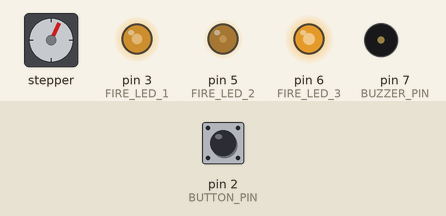
A sketch run on a simulated Arduino Uno, built with avr-gcc and run on an emulated ATmega328P. On the bench: stepper motor, output pins drawn as LEDs (lit = HIGH), buzzer (waves = sounding). The test bench sets the inputs (shaded band); at power-on: pin 2 (BUTTON_PIN) HIGH. Random numbers use the default seed unless the sketch sets one; stepper angles assume 2048 steps per turn.

Above: at 1.2 s.
1.3 s: pin 2 (BUTTON_PIN) pulled LOW for 0.15 s
At 2.35 s:
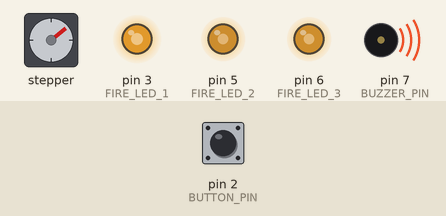
At 3.81 s:
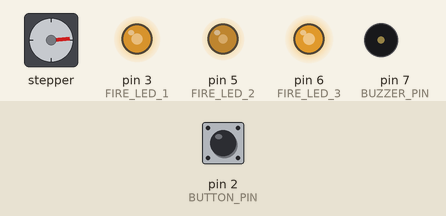
4.3 s: pin 2 (BUTTON_PIN) pulled LOW for 1 s
7.3 s: pin 2 (BUTTON_PIN) pulled LOW for 0.15 s
At 7.93 s:
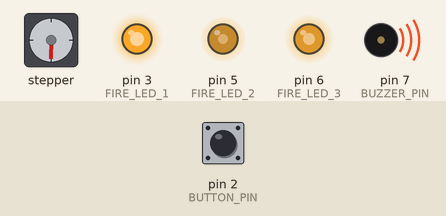
10.3 s: pin 2 (BUTTON_PIN) pulled LOW for 3.2 s
15.0 s: pin 2 (BUTTON_PIN) pulled LOW for 0.15 s
At 15.4 s:
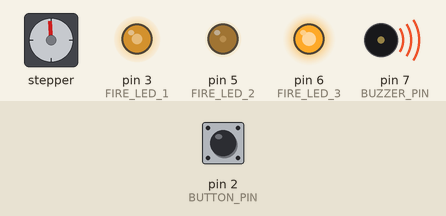
18.0 s: pin 2 (BUTTON_PIN) pulled LOW for 1 s
Timing chart, 0 to 23.8 s (numbered marks = the images above; inputs shaded):
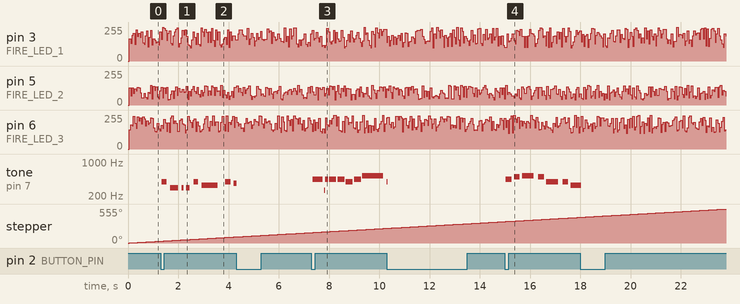

Measured:
- after the input at 1.3 s, tone on pin 7 (BUZZER_PIN): plays 392 Hz for 0.20 s, 294 Hz for 0.32 s, 294 Hz for 0.08 s, 294 Hz for 0.15 s, 392 Hz for 0.17 s, 330 Hz for 0.63 s … (8 notes in this stretch), starting at once
- after the input at 7.3 s, tone on pin 7 (BUZZER_PIN): plays 440 Hz for 0.41 s, 262 Hz for 0.02 s, 440 Hz for 0.14 s, 440 Hz for 0.28 s, 440 Hz for 0.28 s, 392 Hz for 0.28 s … (8 notes in this stretch), starting at once
- after the input at 15.0 s, tone on pin 7 (BUZZER_PIN): plays 440 Hz for 0.23 s, 494 Hz for 0.23 s, 523 Hz for 0.46 s, 494 Hz for 0.23 s, 392 Hz for 0.46 s, 392 Hz for 0.23 s … (7 notes in this stretch), starting at once

The sketch:

Integ3_Fuego_Molino_y_Villancicos.ino
```cpp
// Reproductor secuencial de villancicos
// Zumbador pasivo: pin 7
// Botón a GND: pin 2, con INPUT_PULLUP
// LEDs del fuego: pines 3, 5 y 6
// Motor ULN2003: pines 8, 9, 10 y 11

#include <Arduino.h>
#include <avr/pgmspace.h>
#include <Stepper.h>

// Incluye las canciones existentes sin ejecutar sus setup()/loop()/playSong().
#define setup setup_source0
#define loop loop_source0
#define playSong playSong0
#define N N0
#define melody melody0
#define dur dur0
#include "Dindon_dilindindan.h"
#undef dur
#undef melody
#undef N
#undef playSong
#undef loop
#undef setup

#define setup setup_source1
#define loop loop_source1
#define playSong playSong1
#define N N1
#define melody melody1
#define dur dur1
#include "Nunca_suenan_las_campanas.h"
#undef dur
#undef melody
#undef N
#undef playSong
#undef loop
#undef setup

#define setup setup_source2
#define loop loop_source2
#define playSong playSong2
#define N N2
#define melody melody2
#define dur dur2
#include "upsala_no_la_debemos_dormir_s.h"
#undef dur
#undef melody
#undef N
#undef playSong
#undef loop
#undef setup

#define setup setup_source3
#define loop loop_source3
#define playSong playSong3
#define N N3
#define melody melody3
#define dur dur3
#include "anonimo_25_de_diciembre.h"
#undef dur
#undef melody
#undef N
#undef playSong
#undef loop
#undef setup

#define setup setup_source4
#define loop loop_source4
#define playSong playSong4
#define N N4
#define melody melody4
#define dur dur4
#include "anonimo_ya_viene_la_vieja.h"
#undef dur
#undef melody
#undef N
#undef playSong
#undef loop
#undef setup

#define setup setup_source5
#define loop loop_source5
#define playSong playSong5
#define N N5
#define melody melody5
#define dur dur5
#include "Suite_Comercial_Navidena.h"
#undef dur
#undef melody
#undef N
#undef playSong
#undef loop
#undef setup

#define setup setup_source6
#define loop loop_source6
#define playSong playSong6
#define N N6
#define melody melody6
#define dur dur6
#include "El_tamborilero.h"
#undef dur
#undef melody
#undef N
#undef playSong
#undef loop
#undef setup

#define setup setup_source7
#define loop loop_source7
#define playSong playSong7
#define N N7
#define melody melody7
#define dur dur7
#include "Jingle_Bells_Pierpont.h"
#undef dur
#undef melody
#undef N
#undef playSong
#undef loop
#undef setup

#define setup setup_source8
#define loop loop_source8
#define playSong playSong8
#define N N8
#define melody melody8
#define dur dur8
#include "Santa_Claus_Is_Coming_To_Town_one_voice_main.h"
#undef dur
#undef melody
#undef N
#undef playSong
#undef loop
#undef setup

#define setup setup_source9
#define loop loop_source9
#define playSong playSong9
#define N N9
#define melody melody9
#define dur dur9
#include "Los_peces_en_el_rio_one_voice_main.h"
#undef dur
#undef melody
#undef N
#undef playSong
#undef loop
#undef setup

#define setup setup_source10
#define loop loop_source10
#define playSong playSong10
#define N N10
#define melody melody10
#define dur dur10
#include "anonimo_chiquirriquitin.h"
#undef dur
#undef melody
#undef N
#undef playSong
#undef loop
#undef setup

#define setup setup_source11
#define loop loop_source11
#define playSong playSong11
#define N N11
#define melody melody11
#define dur dur11
#include "O_Holy_Night.h"
#undef dur
#undef melody
#undef N
#undef playSong
#undef loop
#undef setup

#define setup setup_source12
#define loop loop_source12
#define playSong playSong12
#define N N12
#define melody melody12
#define dur dur12
#include "Campana_sobre_campana_one_voice_main.h"
#undef dur
#undef melody
#undef N
#undef playSong
#undef loop
#undef setup

#define setup setup_source13
#define loop loop_source13
#define playSong playSong13
#define N N13
#define melody melody13
#define dur dur13
#include "Noche_de_paz_one_voice_main.h"
#undef dur
#undef melody
#undef N
#undef playSong
#undef loop
#undef setup

#define setup setup_source14
#define loop loop_source14
#define playSong playSong14
#define N N14
#define melody melody14
#define dur dur14
#include "We_Wish_You_a_Merry_Christmas.h"
#undef dur
#undef melody
#undef N
#undef playSong
#undef loop
#undef setup

#define setup setup_source15
#define loop loop_source15
#define playSong playSong15
#define N N15
#define melody melody15
#define dur dur15
#include "ARRE_BORRIQUITO_one_voice.h"
#undef dur
#undef melody
#undef N
#undef playSong
#undef loop
#undef setup

const uint8_t BUTTON_PIN = 2;
const uint8_t BUZZER_PIN = 7;
const uint8_t SONG_COUNT = 16;

const uint8_t FIRE_LED_1 = 3;
const uint8_t FIRE_LED_2 = 5;
const uint8_t FIRE_LED_3 = 6;

const int MOTOR_STEPS_PER_REV = 2048;
Stepper motorMolino(MOTOR_STEPS_PER_REV, 8, 10, 9, 11);

uint32_t fireLastUpdate = 0;
uint32_t motorLastStep = 0;

uint8_t currentSong = 0;
uint16_t currentNote = 0;
uint16_t currentDuration = 0;
bool playing = false;

bool stableButtonState = HIGH;
bool lastButtonState = HIGH;
uint32_t lastDebounceTime = 0;

bool buttonPressed() {
  bool reading = digitalRead(BUTTON_PIN);

  if (reading != lastButtonState) {
    lastDebounceTime = millis();
  }

  if ((uint32_t)(millis() - lastDebounceTime) >= 35 &&
      reading != stableButtonState) {
    stableButtonState = reading;
    if (stableButtonState == LOW) {
      lastButtonState = reading;
      return true;
    }
  }

  lastButtonState = reading;
  return false;
}

uint16_t getSongLength() {
  switch (currentSong) {
    case 0:  return N0;
    case 1:  return N1;
    case 2:  return N2;
    case 3:  return N3;
    case 4:  return N4;
    case 5:  return N5;
    case 6:  return N6;
    case 7:  return N7;
    case 8:  return N8;
    case 9:  return N9;
    case 10: return N10;
    case 11: return N11;
    case 12: return N12;
    case 13: return N13;
    case 14: return N14;
    default: return N15;
  }
}

uint16_t getFrequency() {
  switch (currentSong) {
    case 0:  return pgm_read_word(&melody0[currentNote]);
    case 1:  return pgm_read_word(&melody1[currentNote]);
    case 2:  return pgm_read_word(&melody2[currentNote]);
    case 3:  return pgm_read_word(&melody3[currentNote]);
    case 4:  return pgm_read_word(&melody4[currentNote]);
    case 5:  return pgm_read_word(&melody5[currentNote]);
    case 6:  return pgm_read_word(&melody6[currentNote]);
    case 7:  return pgm_read_word(&melody7[currentNote]);
    case 8:  return pgm_read_word(&melody8[currentNote]);
    case 9:  return pgm_read_word(&melody9[currentNote]);
    case 10: return pgm_read_word(&melody10[currentNote]);
    case 11: return pgm_read_word(&melody11[currentNote]);
    case 12: return pgm_read_word(&melody12[currentNote]);
    case 13: return pgm_read_word(&melody13[currentNote]);
    case 14: return pgm_read_word(&melody14[currentNote]);
    default: return pgm_read_word(&melody15[currentNote]);
  }
}

uint16_t getDuration() {
  switch (currentSong) {
    case 0:  return pgm_read_word(&dur0[currentNote]);
    case 1:  return pgm_read_word(&dur1[currentNote]);
    case 2:  return pgm_read_word(&dur2[currentNote]);
    case 3:  return pgm_read_word(&dur3[currentNote]);
    case 4:  return pgm_read_word(&dur4[currentNote]);
    case 5:  return pgm_read_word(&dur5[currentNote]);
    case 6:  return pgm_read_word(&dur6[currentNote]);
    case 7:  return pgm_read_word(&dur7[currentNote]);
    case 8:  return pgm_read_word(&dur8[currentNote]);
    case 9:  return pgm_read_word(&dur9[currentNote]);
    case 10: return pgm_read_word(&dur10[currentNote]);
    case 11: return pgm_read_word(&dur11[currentNote]);
    case 12: return pgm_read_word(&dur12[currentNote]);
    case 13: return pgm_read_word(&dur13[currentNote]);
    case 14: return pgm_read_word(&dur14[currentNote]);
    default: return pgm_read_word(&dur15[currentNote]);
  }
}

uint32_t noteStartTime = 0;

void startNextNote() {
  uint16_t frequency = getFrequency();
  currentDuration = getDuration();

  if (frequency != 0) {
    tone(BUZZER_PIN, frequency, (uint32_t)currentDuration * 90 / 100);
  } else {
    noTone(BUZZER_PIN);
  }

  noteStartTime = millis();
}

void startSong() {
  currentNote = 0;
  playing = true;
  startNextNote();
}

void stopSong() {
  noTone(BUZZER_PIN);
  playing = false;
  currentNote = 0;
  currentSong = (currentSong + 1) % SONG_COUNT;
}

void setup() {
  pinMode(BUTTON_PIN, INPUT_PULLUP);
  pinMode(BUZZER_PIN, OUTPUT);
  pinMode(FIRE_LED_1, OUTPUT);
  pinMode(FIRE_LED_2, OUTPUT);
  pinMode(FIRE_LED_3, OUTPUT);
  noTone(BUZZER_PIN);
  motorMolino.setSpeed(4);
}

void loop() {
  uint32_t now = millis();

  if ((uint32_t)(now - fireLastUpdate) >= 50) {
    fireLastUpdate = now;
    analogWrite(FIRE_LED_1, random(100, 255));
    analogWrite(FIRE_LED_2, random(40, 150));
    analogWrite(FIRE_LED_3, random(120, 255));
  }


  int motorInterval = 5;
  if ((uint32_t)(now - motorLastStep) >= (uint32_t)motorInterval) {
    motorLastStep = now;
    motorMolino.step(1);
  }

  if (buttonPressed()) {
    if (playing) {
      stopSong();
    } else {
      startSong();
    }
  }

  if (!playing) {
    return;
  }

  if ((uint32_t)(millis() - noteStartTime) >= currentDuration) {
    noTone(BUZZER_PIN);
    currentNote++;

    if (currentNote >= getSongLength()) {
      playing = false;
      currentNote = 0;
      currentSong = (currentSong + 1) % SONG_COUNT;
    } else {
      startNextNote();
    }
  }
}
```

We_Wish_You_a_Merry_Christmas.h
```cpp
// Generado con Partitura → Arduino
// 55 notas/silencios · duración ≈ 21.8 s · 132 BPM
#include <avr/pgmspace.h>
#if !defined(PROGMEM)
  #define PROGMEM
  #define pgm_read_word(p) (*(p))
#endif

#define BUZZER 8
const uint16_t N = 55;

// Frecuencias en Hz (0 = silencio)
const uint16_t melody[] PROGMEM = {
  294, 392, 392, 440, 392, 370, 330, 330, 330, 440, 440, 494,
  440, 392, 370, 294, 294, 370, 494, 494, 523, 494, 440, 392,
  330, 294, 294, 330, 440, 370, 392, 294, 392, 392, 392, 370,
  370, 392, 370, 330, 294, 440, 494, 440, 440, 392, 392, 587,
  294, 294, 294, 330, 440, 370, 392
};
// Duraciones en ms
const uint16_t dur[] PROGMEM = {
  455, 455, 227, 227, 227, 227, 455, 455, 455, 455, 227, 227,
  227, 227, 455, 455, 455, 455, 455, 227, 227, 227, 227, 455,
  455, 227, 227, 455, 455, 455, 455, 455, 455, 455, 455, 909,
  455, 455, 455, 455, 909, 455, 455, 227, 227, 227, 227, 455,
  455, 227, 227, 455, 455, 455, 909
};

void playSong() {
  for (uint16_t i = 0; i < N; i++) {
    uint16_t f = pgm_read_word(&melody[i]);
    uint16_t d = pgm_read_word(&dur[i]);
    if (f) tone(BUZZER, f, (uint32_t)d * 90 / 100);
    delay(d);
    noTone(BUZZER);
  }
}

void setup() {
  pinMode(BUZZER, OUTPUT);
  playSong();
}

void loop() {
}
```

Source omitted: ITO_one_voice.h (data table, 4258 bytes), ne_voice_main.h (data table, 2054 bytes), n_dilindindan.h (data table, 2688 bytes), l_tamborilero.h (data table, 3030 bytes), ells_Pierpont.h (data table, 1780 bytes), ne_voice_main.h (data table, 3859 bytes), ne_voice_main.h (data table, 2020 bytes), _las_campanas.h (data table, 3005 bytes), O_Holy_Night.h (data table, 2329 bytes), ne_voice_main.h (data table, 2684 bytes), cial_Navidena.h (data table, 4740 bytes), _de_diciembre.h (data table, 2292 bytes) and 3 more
